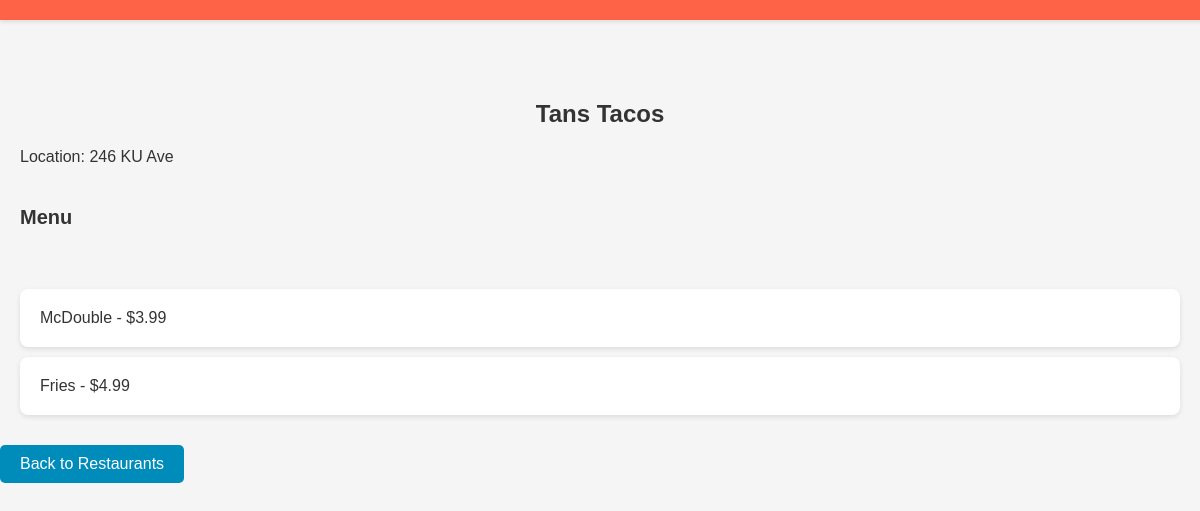
The page /restaurant/3 on the database as committed earlier.
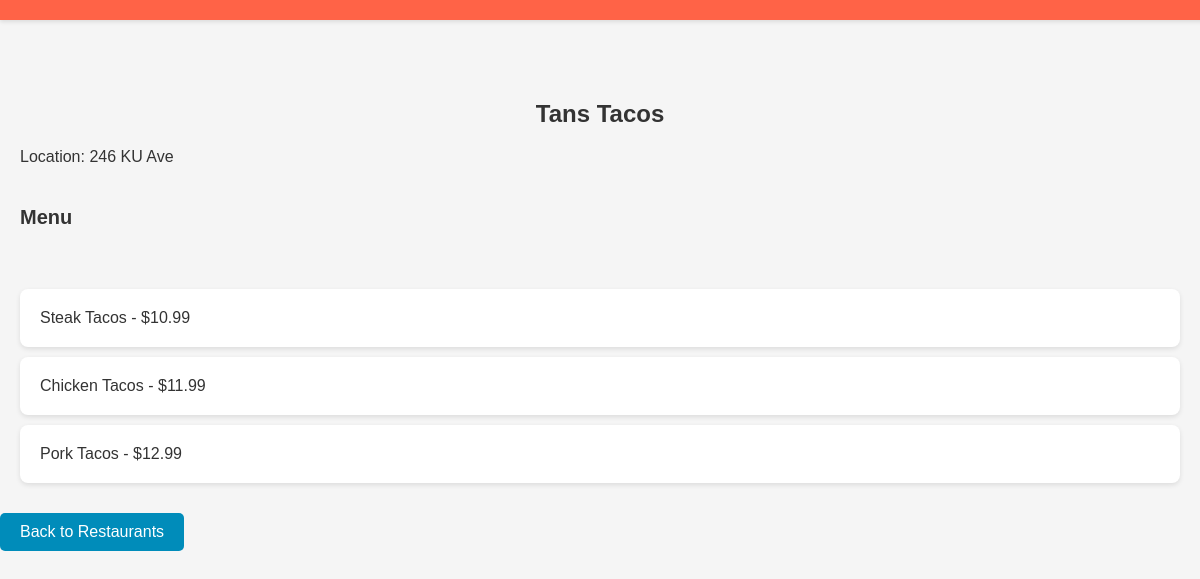
The same page on the database as committed later.
### tables this page shows
CREATE TABLE restaurants (
    rest_id INTEGER PRIMARY KEY AUTOINCREMENT,
    name TEXT NOT NULL,
    location TEXT NOT NULL,
    owner INTEGER
);

CREATE TABLE menu_items (
    menu_item_id INTEGER PRIMARY KEY AUTOINCREMENT,
    rest_id INTEGER,
    name TEXT NOT NULL,
    description TEXT,
    price REAL NOT NULL,
    FOREIGN KEY (rest_id) REFERENCES restaurants(rest_id)
);

### app.py (the view)
@app.route('/restaurant/<int:rest_id>')
def restaurant_details(rest_id):
    conn = get_db_connection()
    cur = conn.cursor()
    cur.execute('SELECT name, location FROM restaurants WHERE rest_id = ?', (rest_id,))
    restaurant = cur.fetchone()
    cur.execute('SELECT name, price FROM menu_items WHERE rest_id = ?', (rest_id,))
    menu_items = cur.fetchall()
    conn.close()
    return render_template('restaurant_details.html', restaurant=restaurant, menu_items=menu_items)

### app.py (called while the page is built)
def get_db_connection():
    conn = sqlite3.connect('eatease.db')
    conn.row_factory = sqlite3.Row
    return conn

@app.before_request
def handle_session_clearing():
    global session_cleared
    if not session_cleared:
        session.clear()
        session_cleared = True

### templates/restaurant_details.html (shortened to what this page needs)
<!DOCTYPE html>
<html lang="en">
<head>
</head>
<body>
    <div class="header">
    </div>
    <h1>{{ restaurant.name }}</h1>
    <p>Location: {{ restaurant.location }}</p>
    <h2>Menu</h2>
    <ul>
        {% for item in menu_items %}
        <li>{{ item.name }} - ${{ item.price }}</li>
        {% endfor %}
    </ul>
    <a href="/" class="btn">Back to Restaurants</a>
</body>
</html>

### templates/restaurant_details.html (style rules this page uses)
body, h1, h2, ul, li, p, a { margin: 0; padding: 0; text-decoration: none; }
body { font-family: 'Arial', sans-serif; background-color: #f5f5f5; padding-top: 80px; color: #333; }
.header { background-color: #ff6347; padding: 10px 20px; text-align: right; position: fixed; width: 98%; top: 0; left: 0; box-shadow: 0 2px 4px rgba(0,0,0,0.1); }
h1, h2 { text-align: center; color: #333; margin: 20px 0; font-size: 24px; }
h2 { font-size: 20px; text-align: left; padding: 20px; }
p { padding: 0 20px; margin: 10px 0; font-size: 16px; }
ul { list-style-type: none; padding: 20px; text-align: center; }
li { background-color: white; margin-bottom: 10px; padding: 20px; border-radius: 8px; box-shadow: 0 2px 5px rgba(0,0,0,0.1); text-align: left; }
.btn { padding: 10px 20px; background-color: #008cba; color: white; text-decoration: none; border-radius: 5px; display: inline-block; font-size: 16px; cursor: pointer; }
a { padding-left: 20px; }

Rows that differ between the two databases and show on the page:
no longer on this page (row edited): menu_items: name "McDouble", price "3.99"
no longer on this page (row edited): menu_items: name "Fries", price "4.99"
added menu_items: name "Steak Tacos", price "10.99"
added menu_items: name "Chicken Tacos", price "11.99"
added menu_items: name "Pork Tacos", price "12.99"
